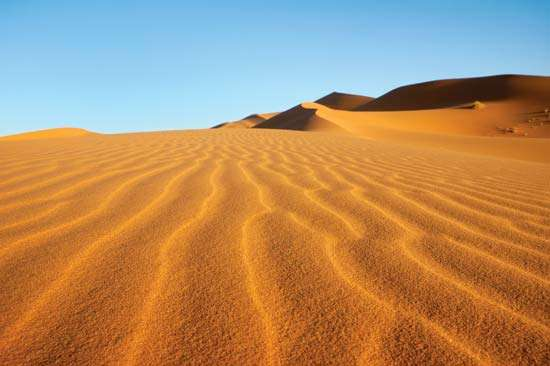
#> input picture ff.jpg, 550 x 366 px, found by its file name
$ python q3.py
#> lines starting #> are read from the running program, lines starting #| are printed output that depends on the picture
import cv2
import numpy as np
import matplotlib.pyplot as plt
im=cv2.imread('ff.jpg')
#> im is the input picture: shape (366, 550, 3); mean B, G, R 101.8, 140.8, 177.7
h,w,c=im.shape
#> h = 366; w = 550; c = 3

rim=np.zeros([h,w,3])
gim=np.zeros([h,w,3])
bim=np.zeros([h,w,3])

for i in range (h):
    for j in range(w):
        for k in range(3):
            rim[i][j][k]=im[i][j][2]
            gim[i][j][k]=im[i][j][1]
            bim[i][j][k]=im[i][j][0]
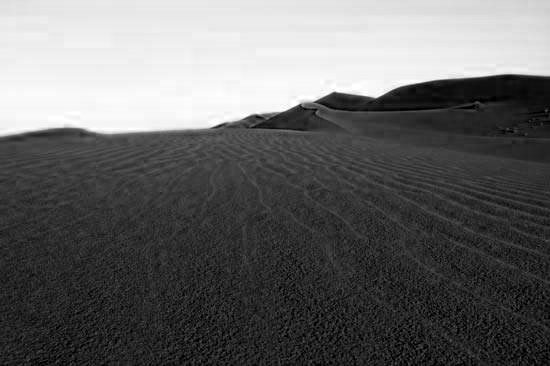
#> bim: shape (366, 550, 3) float64; min 0, max 255, mean 101.8
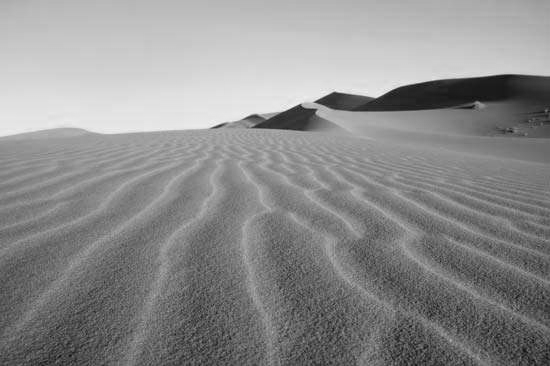
#> gim: shape (366, 550, 3) float64; min 14, max 248, mean 140.8
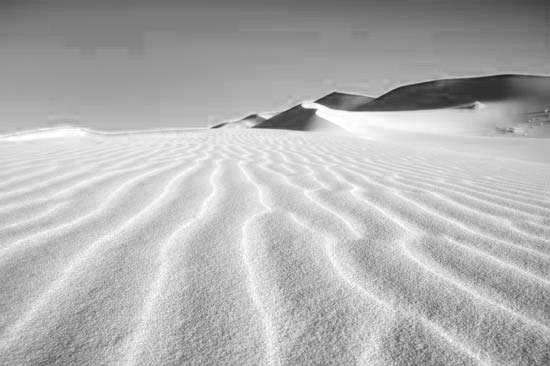
#> rim: shape (366, 550, 3) float64; min 23, max 255, mean 177.7


rim = rim.astype(np.uint8)
gim = gim.astype(np.uint8)
bim = bim.astype(np.uint8)

fig = plt.figure(figsize=(18, 18))
pltX = 1
pltY = 4
fig.add_subplot(pltX, pltY, 1)
plt.imshow(cv2.cvtColor(im, cv2.COLOR_BGR2RGB))
plt.axis('off')
plt.title(" ORIGINAL IMAGE ")

fig.add_subplot(pltX, pltY, 2)
plt.imshow(cv2.cvtColor(rim,cv2.COLOR_BGR2RGB ))
plt.axis('off')
plt.title(" RED CHANNEL IMAGE ")
fig.add_subplot(pltX, pltY, 3)
plt.imshow(cv2.cvtColor(gim,cv2.COLOR_BGR2RGB ))
plt.axis('off')
plt.title(" GREEN CHANNEL IMAGE ")
fig.add_subplot(pltX, pltY, 4)
plt.imshow(cv2.cvtColor(bim,cv2.COLOR_BGR2RGB ))
plt.axis('off')
plt.title(" BLUE CHANNEL IMAGE ")
fig.show()
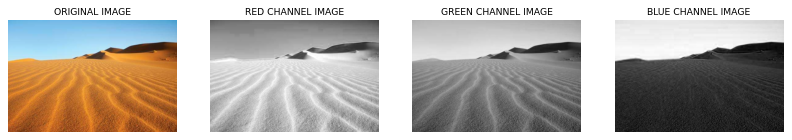
#> figure drawn by matplotlib, 4 panels
#> (the run stopped early here; a loop or call above may not have finished)
